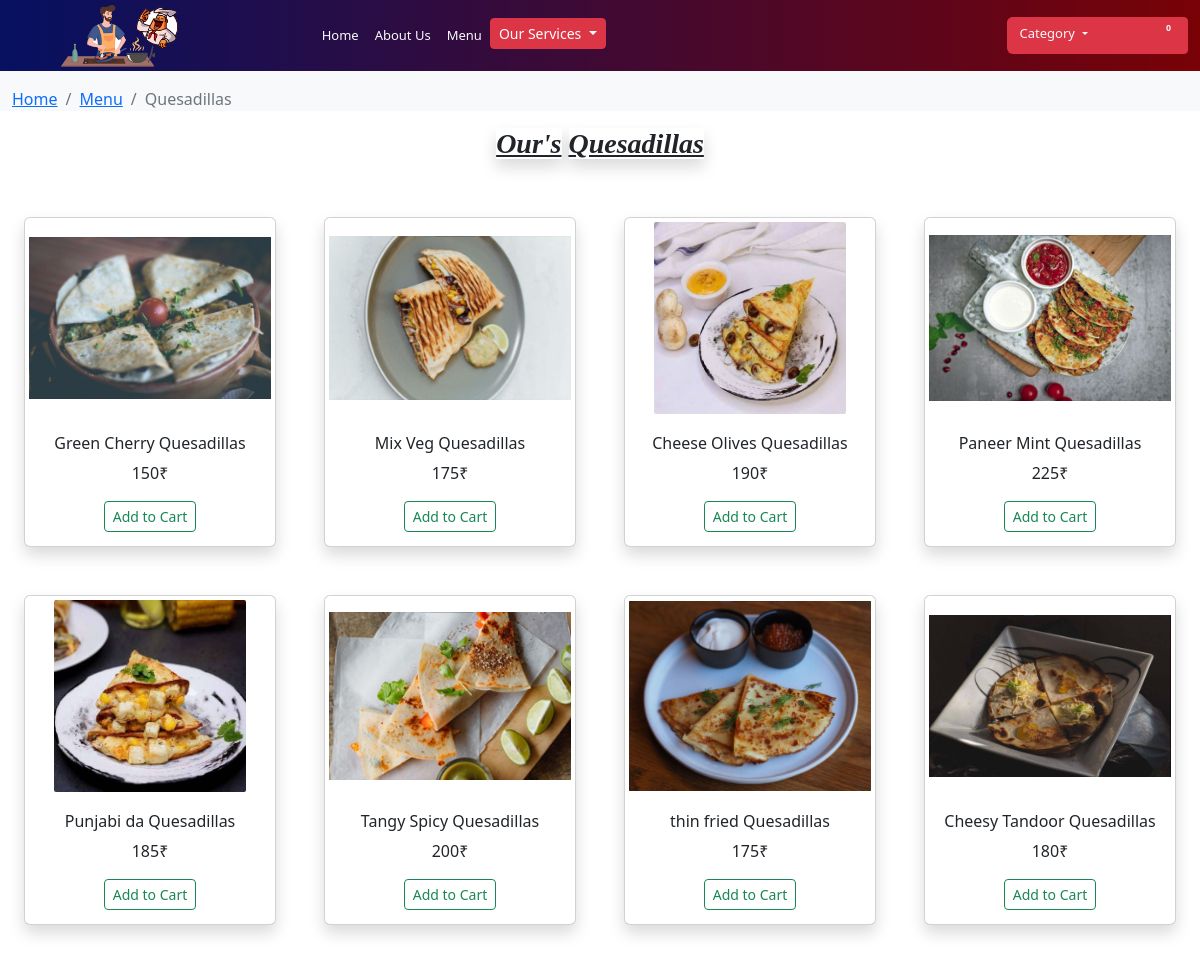
/Quesadillas.php, run on the app's committed database.
### tables this page shows
CREATE TABLE `food_product` (
  `product_id` int(6) NOT NULL COMMENT 'It is the Id of Particular Product',
  `product_image` varchar(255) NOT NULL COMMENT 'Shows the image of a Product',
  `product_name` varchar(255) NOT NULL COMMENT 'Name of Product (food)',
  `product_type` varchar(255) NOT NULL COMMENT 'Type of Product or Category',
  `product_price` float NOT NULL COMMENT 'Price of product (food) in ₹(Rs)'
);

### Quesadillas.php (the view, shortened to what this page needs)
<!DOCTYPE html>
<html lang="en">
<head>
    <link rel="stylesheet" href="AdiPersonalBootstrap/bootstrap.min.css">
    <link rel="stylesheet" href="style.css">
</head>
<body>
<?php
include('categoryheader.php');
?>
    <div class="container-fluid bg-light text-primary pt-3">
        <nav aria-label="breadcrumb">
            <ol class="breadcrumb">
                <li class="breadcrumb-item"><a href="index.php" class="text-primary">Home</a></li>
                <li class="breadcrumb-item"><a href="Menu.php" class="text-primary">Menu</a></li>
                <li class="breadcrumb-item active" aria-current="page">Quesadillas</li>
            </ol>
        </nav>
    </div>
    <section class="category">
        <h3 class="text-center fst-italic fw-bolder text-monotypecorsiva"><u class="shadow">Our's</u> <u class="shadow">Quesadillas</u></h3>
        <div class="row g-5 my-auto mx-auto">
            <?php
            $sqlproduct = "SELECT * FROM `food_product` WHERE `product_type`='Quesadillas'";
            $sqlproductquery = mysqli_query($conn, $sqlproduct);
            while ($row = mysqli_fetch_assoc($sqlproductquery)) {
            ?>
                <div class="col-xs-12 col-sm-6 col-md-4 col-lg-3 col-xl-3 col-xxl-2 justify-content-center">
                    <form action="Manage_Cart.php" method="post">
                        <div class="card text-center cardadi shadow">
                            <div class="inner">
                                <img src="<?php echo $row['product_image']; ?>" class="img-fluid img-thumbnail imgadi object-fit-contain border-0" height="250px" width="auto" alt="">
                            </div>
                            <div class="card-body">
                                <h6 class="card-title flex"><?php echo $row['product_name']; ?></h6>
                                <p class="card-text"><?php echo $row['product_price']; ?>₹</p>
                                <button type="Submit" name="Add_to_cart" class="btn btn-sm btn-md btn-lg btn-outline-success">Add to Cart</button>
                            </div>
                        </div>
                    </form>
                </div>
            <?php } ?>
        </div>
        <br><br>
    </section>
</body>

### categoryheader.php (shortened to what this page needs)
<!DOCTYPE html>
<html lang="en">
<head>
</head>
<body>
<?php include('Connection.php'); ?>
    <section class="navigation d-flex linear-gradient2adi">
        <div class="container-fluid">
            <nav class="navbar navbar-expand-sm navbar-dark d-flex py-1">
                <div class="nav-brand justify-content-center ms-3 ms-lg-5 ms-md-5 ms-xs-2 my-0">
                    <img src="img/logo.png" width="120vw" class="img-fluid justify-content-center" alt="">
                </div>
                <div class="collapse navbar-collapse justify-content-center" id="collapsiblenavbar">
                    <ul class="navbar-nav">
                        <li class="nav-item">
                            <a href="index.php" class="nav-link text-light text-smalladi">
                                Home
                            </a>
                        </li>
                        <li class="nav-item">
                            <a href="Aboutus.php" class="nav-link text-light text-smalladi">About&nbsp;Us </a>
                        </li>
                        <li class="nav-item">
                            <a href="Menu.php" class="nav-link text-light text-smalladi">Menu</a>
                        </li>
                        <li class="nav-item">
                            <div class="dropdown">
                                <button type="button" class="btn btn-sm btn-danger dropdown-toggle" data-bs-toggle="dropdown">
                                    Our&nbsp;Services
                                </button>
                            </div>
                        </li>
                    </ul>
                </div>
                <div class="collapse navbar-collapse justify-content-end pe-xxl-5" id="collapsiblenavbar">
                    <ul class="navbar nav justify-content-center">
                        <li class="nav-item text-light">
                            <div class="input-group input-group-sm bg-danger rounded">
                                <div class="dropdown">
                                    <button type="button" class="btn btn-outline-danger text-light dropdown-toggle text-smalladi" data-bs-toggle="dropdown">
                                        Category
                                    </button>
                                </div>
                                <?php
                                if (isset($_SESSION['logged_in']) && ($_SESSION['logged_in'] == true)) {
                                    $selectingtemporary = "SELECT * FROM registered_users WHERE `username`='$_SESSION[username]'";
                                    $resultofselectingtemporary = mysqli_query($conn, $selectingtemporary);
                                    $rowforsessionprofile = mysqli_fetch_assoc($resultofselectingtemporary);
                                ?>
                                    <span class="btn btn-outline-transparent text-light" data-bs-toggle="modal" data-bs-target="#logouttarget">
                                        <span class="Logbtn text-smalladi" id="logbtn">
                                            <?php
                                            echo "<i class='fa fa-user pe-2'></i>";
                                            echo mb_substr($_SESSION['username'], 0, 1);
                                            ?>
                                        </span>
                                    </span>
                                <?php
                                } elseif (!isset($_SESSION['logged_in'])) {
                                ?>
                                    <span class="btn btn-outline-transparent text-light" data-bs-toggle="modal" data-bs-target="#logintarget">
                                        <span class="Logbtn" id="logbtn">
                                            <i class="fa fa-user pe-2"></i>
                                        </span>
                                    </span>
                                <?php
                                }
                                ?>
                                <button type="button" class="btn btn-danger p-0 ">
                                    <a href="mycart.php" class="nav-link my-auto text-smalladi">
                                        <i class="fa fa-shopping-cart text-light text-smalladi"></i>
                                        <sup class="text-light">
                                            <?php
                                            if (isset($_SESSION['cart'])) {
                                                if (($_SESSION['cart']) && ($count > 0) == true) {
                                                    echo '<sup><big><b>' . $count . '</b></big></sup>';
                                                } else {
                                                    echo '<sup><big><b>0</b></big></sup>';
                                                }
                                            } else {
                                                echo '<sup><big><b>0</b></big></sup>';
                                            }
                                            ?>
                                        </sup>
                                    </a>
                                </button>
                        </li>
                    </ul>
                </div>
            </nav>
        </div>
    </section>
</body>
</html>

### style.css (style rules this page uses)
.text-smalladi { font-size: small; }
.linear-gradient2adi { background-image: linear-gradient(to right, #061161, #780206); }
.cardadi { height: 330px; width: auto; justify-content: center; display: block; overflow: hidden; }
.imgadi { height: 200px; width: auto; justify-content: center; object-fit: contain; }
.text-monotypecorsiva { font-family: monotype Corsiva; }

### data on the page
food_product: product_image (picture), product_name "Green Cherry Quesadillas", product_price "150"
food_product: product_image (picture), product_name "Mix Veg Quesadillas", product_price "175"
food_product: product_image (picture), product_name "Cheese Olives Quesadillas", product_price "190"
food_product: product_image (picture), product_name "Paneer Mint Quesadillas", product_price "225"
food_product: product_image (picture), product_name "Punjabi da Quesadillas", product_price "185"
food_product: product_image (picture), product_name "Tangy Spicy Quesadillas", product_price "200"
food_product: product_image (picture), product_name "thin fried Quesadillas", product_price "175"
food_product: product_image (picture), product_name "Cheesy Tandoor Quesadillas", product_price "180"
